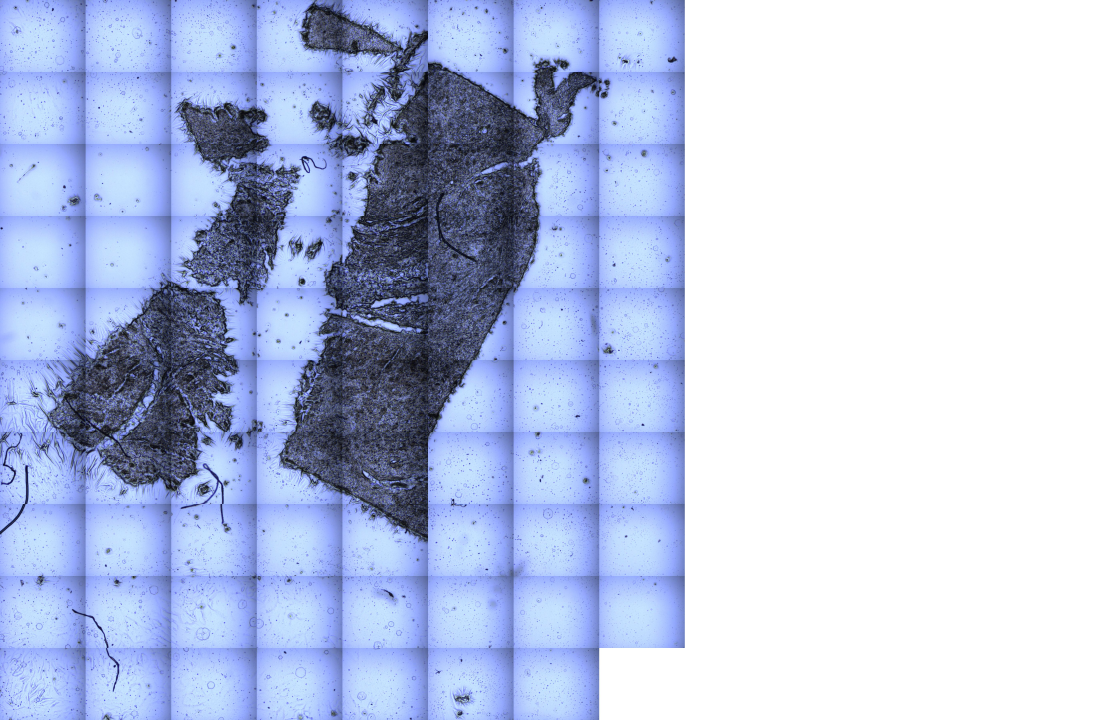
#> input picture acqBianco1_unita.jpg, 5564 x 3600 px, given as the content of the folder D:/Giorgio/unipi/Tirocinio/VBscript/colonne/acquisizione3, which was not available (shown at 1/5 size)
$ python scan_vetrino.py
#> lines starting #> are read from the running program, lines starting #| are printed output that depends on the picture; after the words box and inside, x2 and y2 are one past the last pixel; in counts of white or black regions, pixels touching at a corner belong together; pictures that were not available may be replaced by others from this repository, and a replacement may not be noted
import sys
import cv2
import os
import numpy as np
import matplotlib.pyplot as plt
from natsort import natsorted
from pathlib import Path

def main():

    directory = Path(r"D:\Giorgio\unipi\Tirocinio\VBscript\colonne\acquisizione3")

    listImg = natsorted(os.listdir(directory))
    startRow = -1
    endRow = -1
    for img_name in listImg:

        path = directory / img_name

        imgOp = cv2.imread(str(path))
#> imgOp is the input picture: shape (3600, 5564, 3); mean B, G, R 227.7, 197, 185.4
        img_gray = cv2.cvtColor(imgOp, cv2.COLOR_BGR2GRAY)
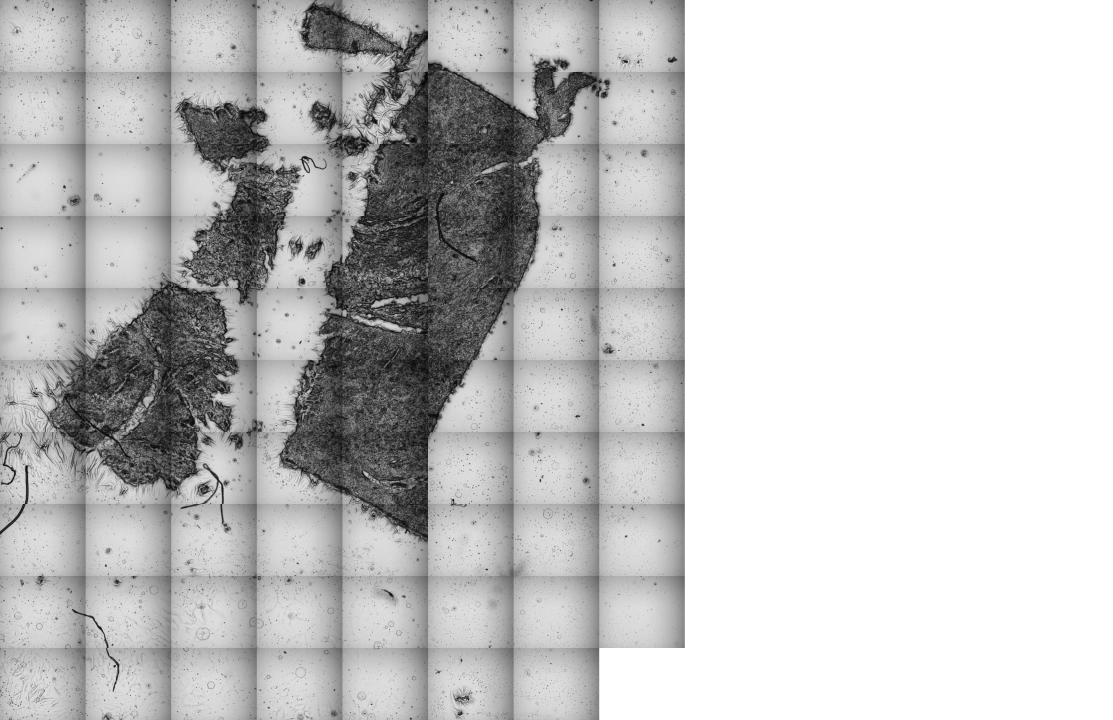
#> img_gray: shape (3600, 5564) (shown at 1/5 size); min 1, max 255, mean 197
        matrix1 = np.ones(img_gray.shape, dtype="uint8") * 50
        img_gray = cv2.subtract(img_gray, matrix1)
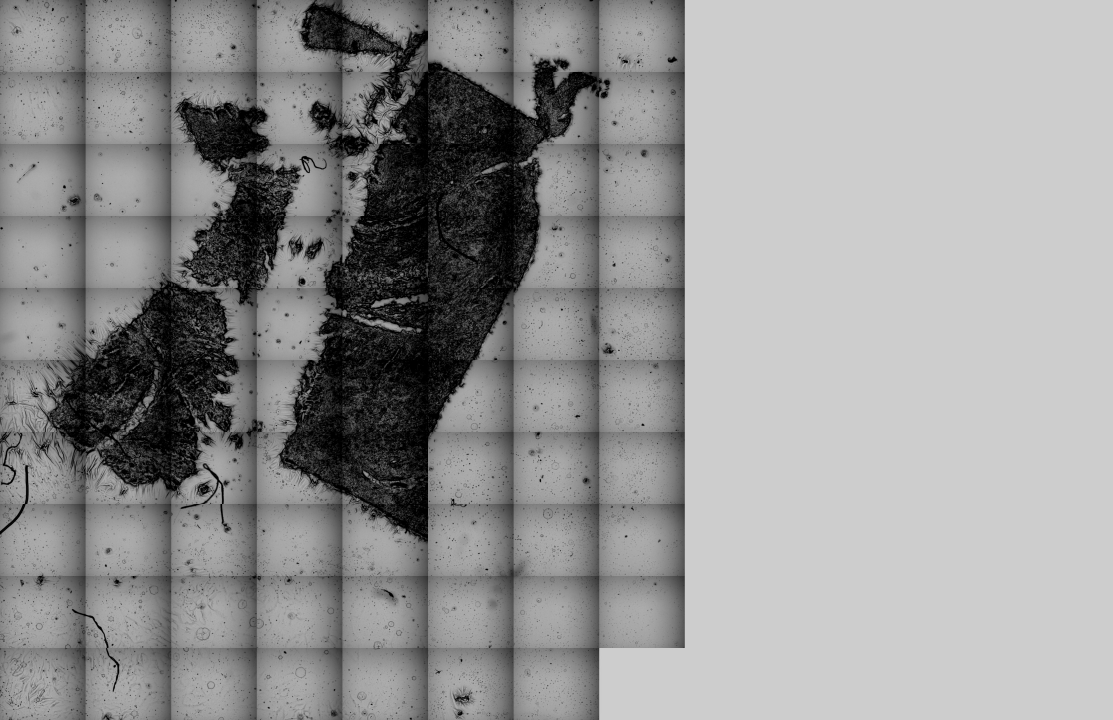
#> img_gray: shape (3600, 5564) (shown at 1/5 size); min 0, max 205, mean 147.7

        _, img = cv2.threshold(img_gray, 127, 255, cv2.THRESH_BINARY)
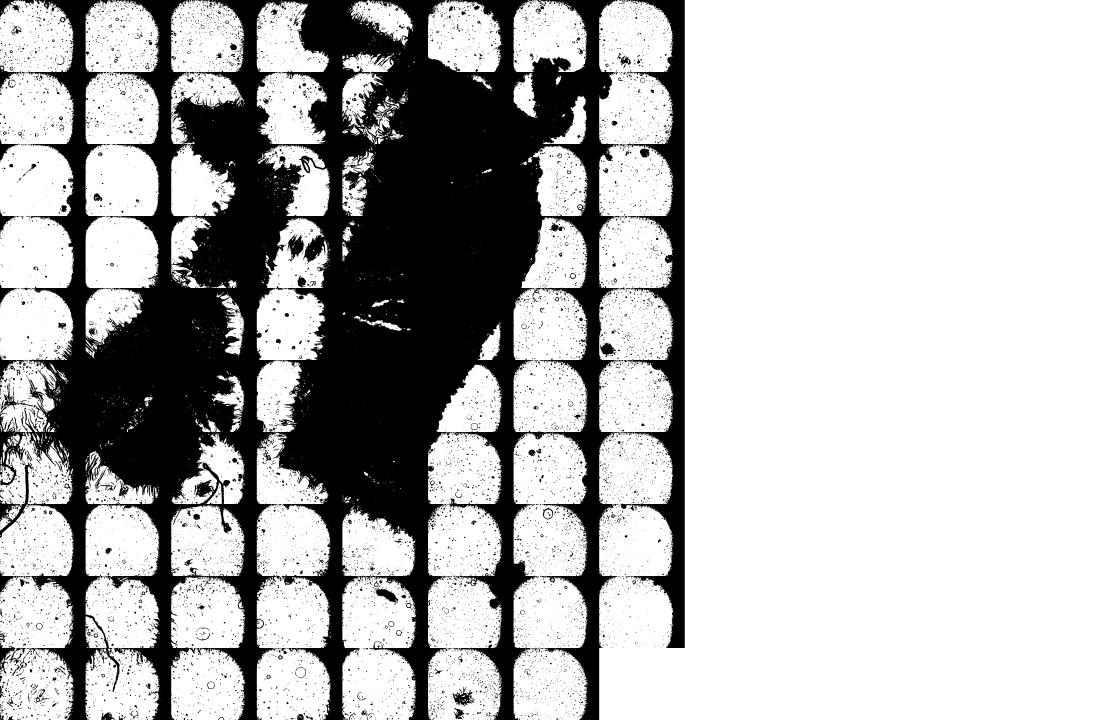
#> img: shape (3600, 5564) (shown at 1/5 size); 71.8% white; 15855 black regions (12435 under 20 px), largest, box (x1, y1, x2, y2) and area: (104, 0, 3099, 3600) 4986946, (3127, 0, 3424, 3240) 293027, (0, 2064, 133, 2427) 16778
        plt.figure(figsize=[15,8])
        plt.subplot(); plt.axis('off'); plt.imshow(img, cmap='gray'); plt.title("Imaged sent")
        plt.show()
        height, width = img.shape
#> height = 3600; width = 5564

        rowImg = img_name.split(".")[0]
        for i in range(height):
            n = 0
            for x in range(width):
                if img[i][x]==0:
                    n += 1
            if n > (width//2) and startRow == -1:
                startRow = int(rowImg)
                pixelStart = startRow + i
                print("trovato inizio bordo")
                print(str(pixelStart))

            elif n>(width//2) and startRow != -1 and startRow != rowImg:
                endRow = int(rowImg)
                pixelEnd = endRow + i
                print("trovato fine bordo")
                print(str(pixelEnd))
                return
#> after the loop, startRow = -1

#> (the run stopped early here; a loop or call above may not have finished)

$ run again, on acqColorato2_unita.jpg
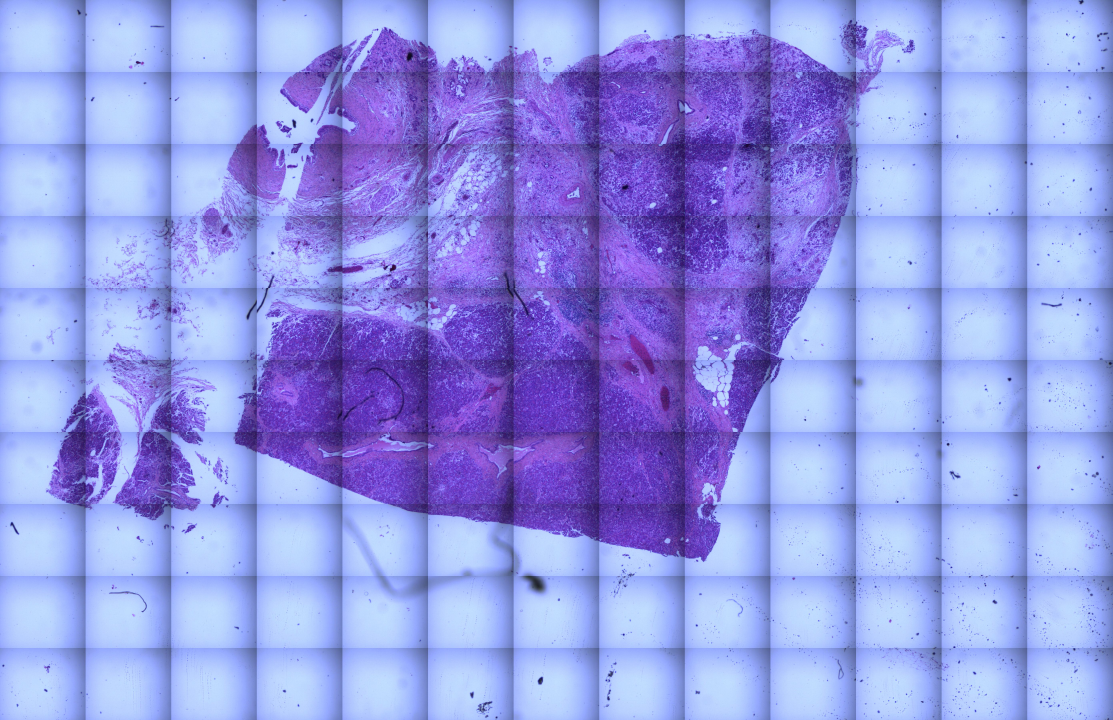
#> input picture acqColorato2_unita.jpg, 5564 x 3600 px, given as the content of the folder D:/Giorgio/unipi/Tirocinio/VBscript/colonne/acquisizione3, which was not available (shown at 1/5 size)
#> in main, imgOp is the input picture: shape (3600, 5564, 3); mean B, G, R 229.7, 152, 146.6
#> in main, `img_gray = cv2.subtract(img_gray, matrix1)`:
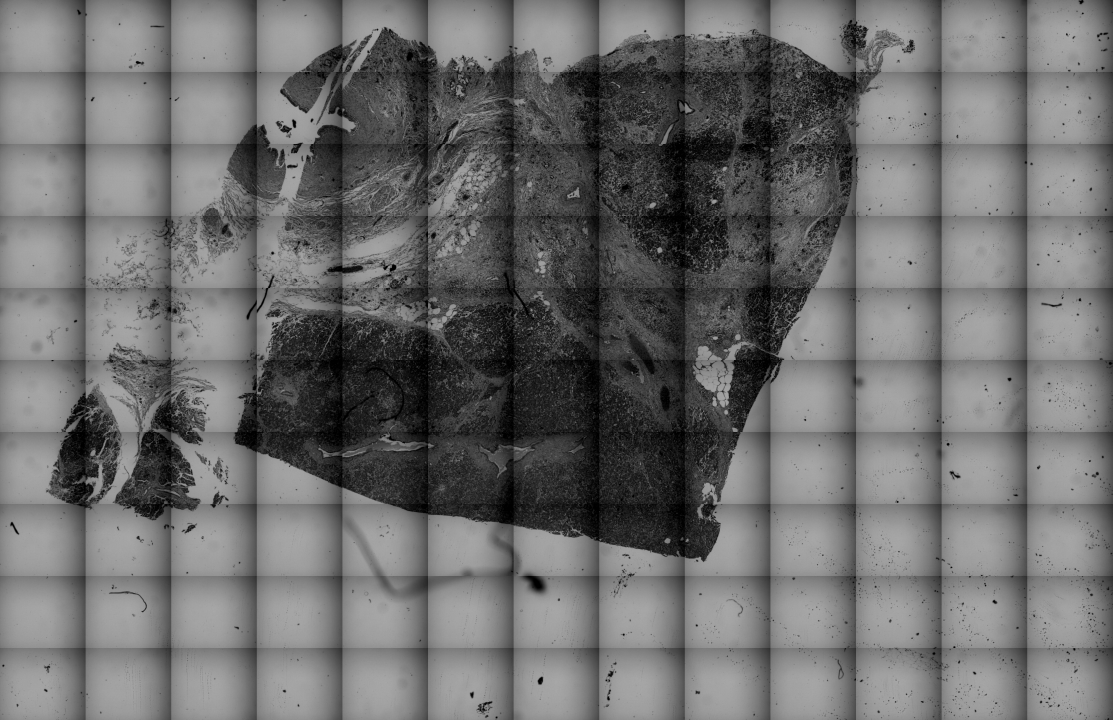
#> img_gray: shape (3600, 5564) (shown at 1/5 size); min 0, max 176, mean 109.3
#> in main, `_, img = cv2.threshold(img_gray, 127, 255, cv2.THRESH_BINARY)`:
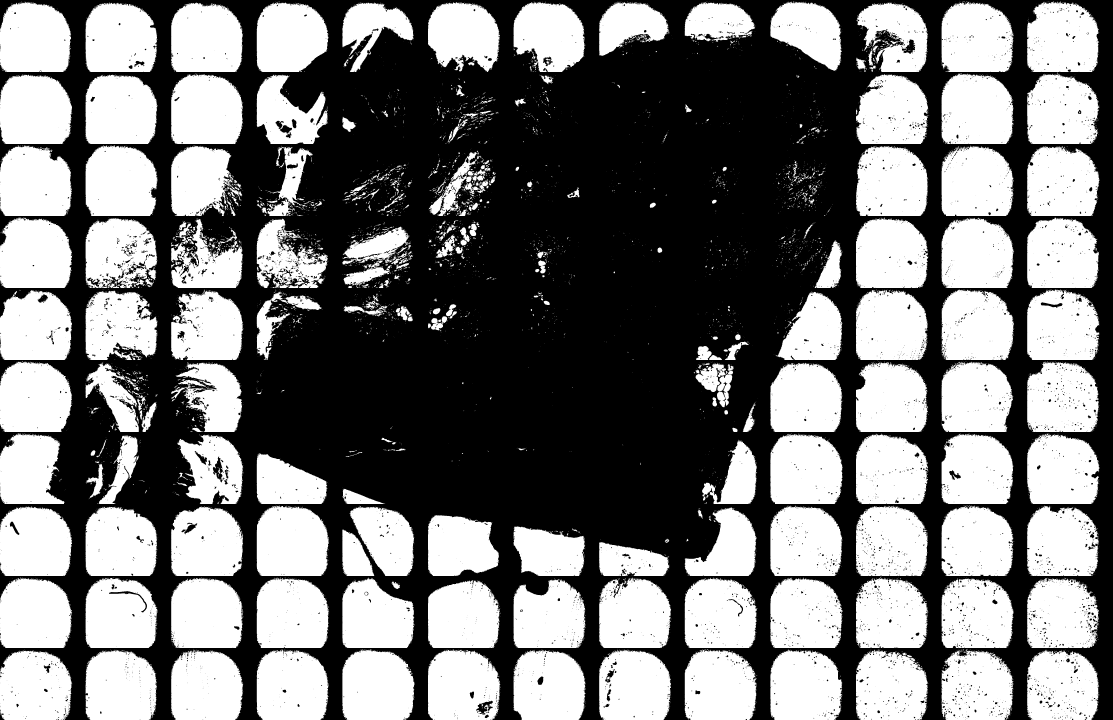
#> img: shape (3600, 5564) (shown at 1/5 size); 48.4% white; 7229 white regions (6178 under 20 px), largest, box (x1, y1, x2, y2) and area: (1284, 2528, 1646, 2880) 112651, (1284, 2888, 1646, 3241) 112316, (1712, 3246, 2072, 3600) 112174

$ run again, on biancoMosaic.jpg
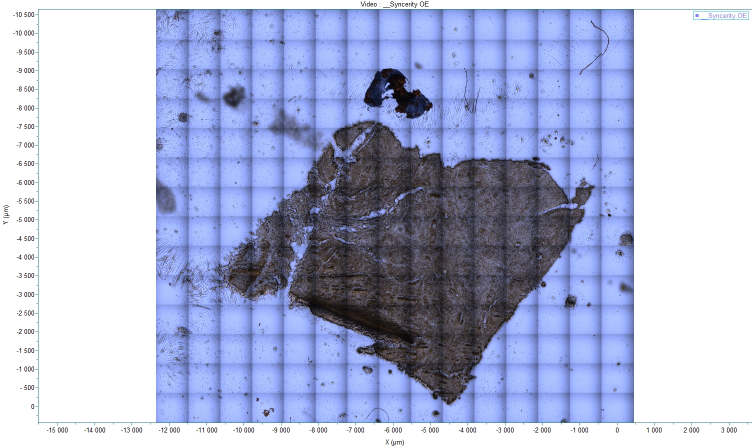
#> input picture biancoMosaic.jpg, 1503 x 895 px, given as the content of the folder D:/Giorgio/unipi/Tirocinio/VBscript/colonne/acquisizione3, which was not available (shown at 1/2 size)
#> in main, imgOp is the input picture: shape (895, 1503, 3); mean B, G, R 214.2, 183.2, 175.7
#> in main, `img_gray = cv2.subtract(img_gray, matrix1)`:
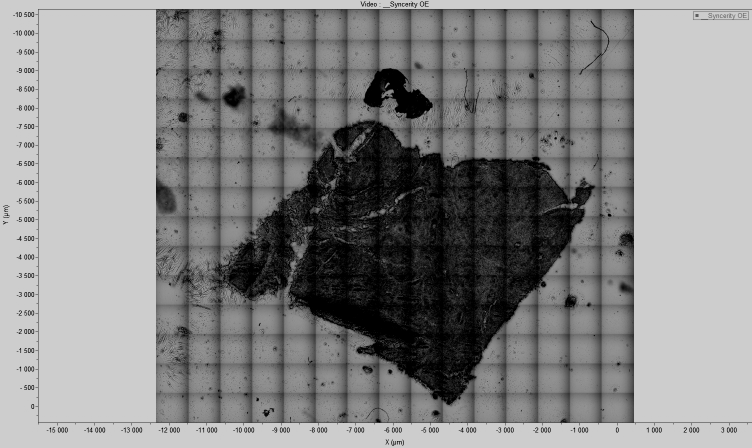
#> img_gray: shape (895, 1503) (shown at 1/2 size); min 0, max 205, mean 135.2
#> in main, `_, img = cv2.threshold(img_gray, 127, 255, cv2.THRESH_BINARY)`:
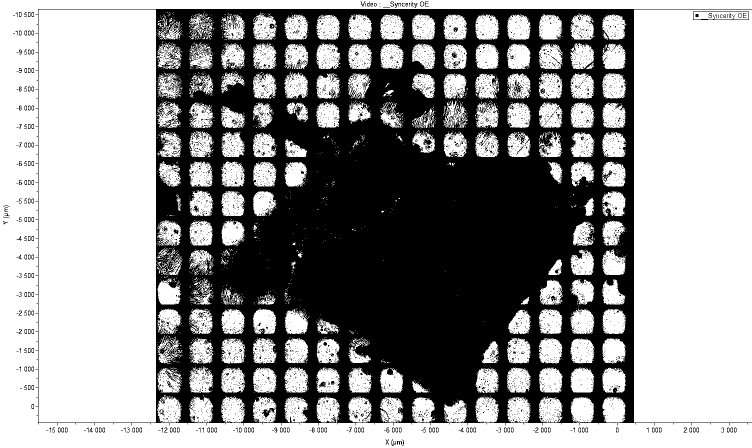
#> img: shape (895, 1503) (shown at 1/2 size); 58.4% white; 6656 black regions (6427 under 20 px), largest, box (x1, y1, x2, y2) and area: (71, 18, 1503, 851) 539749, (1386, 23, 1498, 40) 282, (523, 816, 550, 835) 207
